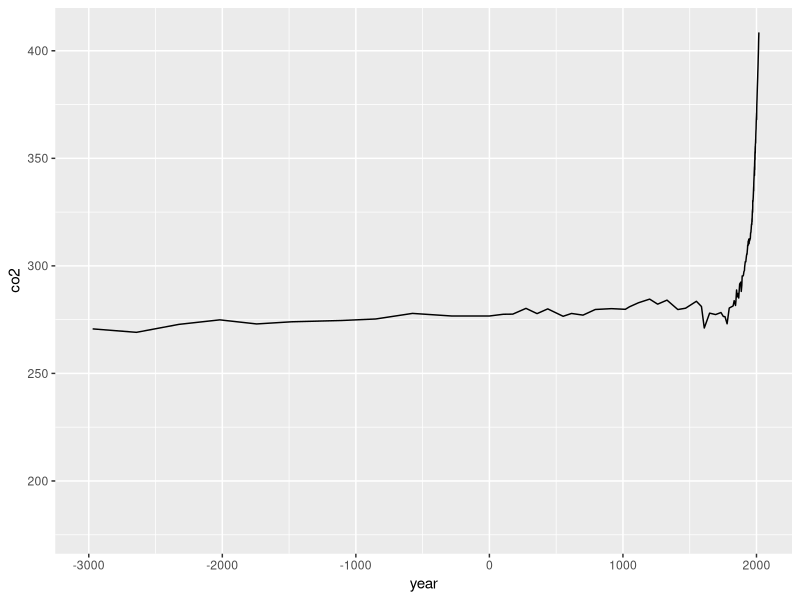

Recreate this plot in R.
library(tidyverse)
library(dslabs)
data(temp_carbon)
data(greenhouse_gases)
data(historic_co2)

# temp_carbon %>%
#   .$year %>%
#   max()
# 
# temp_carbon %>%
#   filter(!is.na(carbon_emissions)) %>%
#   pull(year) %>%
#   max()
# 
# temp_carbon %>%
#   filter(!is.na(carbon_emissions)) %>%
#   max(year)
# 
# temp_carbon %>%
#   filter(!is.na(carbon_emissions)) %>%
#   .$year %>%
#   max()
# 
# temp_carbon %>%
#   filter(!is.na(carbon_emissions)) %>%
#   select(year) %>%
#   max()
# 
# temp_carbon %>%
#   filter(!is.na(carbon_emissions)) %>%
#   max(.$year)

# temp_year <- temp_carbon %>%
#   filter(!is.na(carbon_emissions))
# 
# index_1 <- which.max(temp_year$year)
# last_year <- temp_year$carbon_emissions[index_1]
# 
# index_2 <- which.min(temp_year$year)
# first_year <- temp_year$carbon_emissions[index_2]
# 
# last_year/first_year

# temp_carbon %>%
#   filter(!is.na(temp_anomaly)) %>%
#   select(year) %>%
#   min()

##Question 3
# temp_year <- temp_carbon %>%
#   filter(!is.na(temp_anomaly))
# 
# 
# index_1 <- which.max(temp_year$year)
# last_year <- temp_year$temp_anomaly[index_1]
# 
# index_2 <- which.min(temp_year$year)
# first_year <- temp_year$temp_anomaly[index_2]
# 
# difference <- last_year-first_year
# difference

# temp_carbon %>%
#   filter(!is.na(temp_anomaly), !is.na(land_anomaly), !is.na(ocean_anomaly)) %>%
#   ggplot() +
#   geom_line(aes(year, temp_anomaly), color = "blue") + 
#   geom_line(aes(year, land_anomaly), color = "red") + 
#   geom_line(aes(year, ocean_anomaly), color = "black") + 
#   geom_hline(aes(yintercept = 0), col = "blue") +
#   ylab("Temperature anomaly (degrees C)") +
#   ggtitle("Temperature anomaly relative to 20th century mean, 1880-2018") +
#   geom_text(aes(x = 2000, y = 0.05, label = "20th century mean"), col = "blue")


##Question 8-9
# greenhouse_gases %>%
#   ggplot(aes(year, concentration)) +
#   geom_line() +
#   facet_grid(gas ~ ., scales = "free") +
#   geom_vline(aes(xintercept = 1850)) +
#   ylab("Concentration (ch4/n2o ppb, co2 ppm)") +
#   ggtitle("Atmospheric greenhouse gas concentration by year, 0-2000")

# temp_carbon %>%
#     filter(!is.na(carbon_emissions)) %>%
#     ggplot() +
#     geom_line(aes(year, carbon_emissions), color = "blue")
    
co2_time <- historic_co2 %>%
  ggplot() +
  geom_line(aes(year, co2)) + 
  xlim(-3000, 2018)

co2_time
